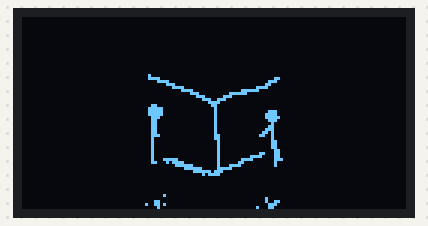
Bench run of a sketch on a simulated Arduino Uno, built with avr-gcc and run on an emulated ATmega328P. Shown: 128×64 one-colour display.

Above: at 2.21 s.
At 3.16 s:
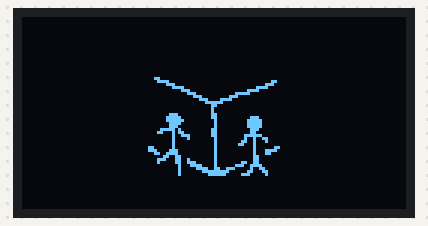
At 3.79 s:
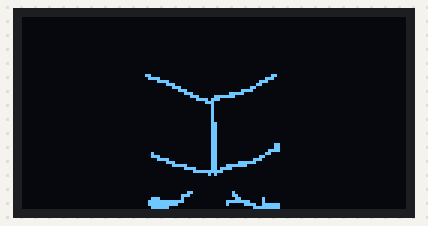
At 4.42 s:
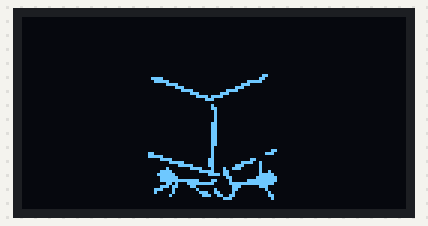

The sketch:

Parte_3.ino
```cpp
#include <SPI.h>
#include <Wire.h>
#include <Adafruit_GFX.h>
#include <Adafruit_SSD1306.h>
#include <Fonts/FreeSerif12pt7b.h>

#define x 0

Adafruit_SSD1306 display(-1);

// 'frame_0_delay-0', 48x48px
const unsigned char Frame1 [] PROGMEM = {
  0x00, 0x00, 0x00, 0x00, 0x00, 0x00, 0x00, 0x00, 0x00, 0x00, 0x00, 0x00, 0x20, 0x00, 0x00, 0x00,
  0x00, 0x00, 0x3c, 0x00, 0x00, 0x00, 0x00, 0x0c, 0x07, 0x80, 0x00, 0x00, 0x00, 0x38, 0x00, 0xe0,
  0x00, 0x00, 0x00, 0x60, 0x00, 0x3c, 0x00, 0x00, 0x03, 0xc0, 0x00, 0x07, 0x80, 0x00, 0x7e, 0x00,
  0x00, 0x00, 0xe0, 0x07, 0xe0, 0x00, 0x00, 0x00, 0x38, 0x1c, 0x00, 0x00, 0x00, 0x00, 0x0e, 0x70,
  0x00, 0x00, 0x00, 0x00, 0x03, 0xc0, 0x00, 0x00, 0x18, 0x00, 0x01, 0x80, 0x00, 0x00, 0x3e, 0x00,
  0x00, 0x80, 0x00, 0x00, 0x3e, 0x00, 0x00, 0x80, 0x00, 0x38, 0x3e, 0x00, 0x00, 0x80, 0x00, 0x78,
  0x1c, 0x00, 0x00, 0x80, 0x00, 0x7c, 0x18, 0x00, 0x00, 0x80, 0x00, 0x38, 0x18, 0x00, 0x00, 0x80,
  0x00, 0x10, 0x18, 0x00, 0x00, 0x80, 0x00, 0x30, 0x18, 0x00, 0x00, 0x80, 0x00, 0x70, 0x18, 0x00,
  0x00, 0x80, 0x00, 0xd0, 0x1c, 0x00, 0x00, 0xc0, 0x01, 0x90, 0x10, 0x00, 0x00, 0xc0, 0x00, 0x10,
  0x10, 0x00, 0x00, 0x40, 0x00, 0x18, 0x10, 0x00, 0x00, 0x40, 0x00, 0x18, 0x10, 0x00, 0x00, 0x40,
  0x00, 0x18, 0x10, 0x00, 0x00, 0x40, 0x00, 0x0c, 0x10, 0x00, 0x00, 0x40, 0x01, 0x8c, 0x10, 0x00,
  0x00, 0x40, 0x0f, 0x0c, 0x11, 0xf0, 0x00, 0x40, 0x78, 0x0e, 0x18, 0xbc, 0x00, 0x40, 0xc0, 0x08,
  0x00, 0x1f, 0x80, 0x47, 0x80, 0x08, 0x00, 0x03, 0xf0, 0x7c, 0x00, 0x00, 0x00, 0x00, 0x7e, 0xe0,
  0x00, 0x00, 0x00, 0x00, 0x0b, 0xc0, 0x00, 0x00, 0x00, 0x00, 0x00, 0x00, 0x00, 0x00, 0x00, 0x00,
  0x00, 0x00, 0x00, 0x00, 0x00, 0x00, 0x00, 0x00, 0x00, 0x00, 0x00, 0x00, 0x00, 0x00, 0x00, 0x00,
  0x00, 0x00, 0x00, 0x00, 0x00, 0x00, 0x00, 0x00, 0x00, 0x00, 0x00, 0x00, 0x01, 0x00, 0x00, 0x00,
  0x00, 0x00, 0x00, 0x00, 0x00, 0x00, 0x00, 0x40, 0x0c, 0x00, 0x00, 0x00, 0x00, 0x4c, 0x4d, 0x00,
  0x00, 0x00, 0x00, 0x38, 0x04, 0x00, 0x00, 0x00, 0x02, 0x30, 0x00, 0x00, 0x00, 0x00, 0x00, 0x00
};
// 'frame_1_delay-0', 48x48px
const unsigned char Frame2 [] PROGMEM = {
  0x00, 0x00, 0x00, 0x00, 0x00, 0x00, 0x00, 0x00, 0x00, 0x00, 0x00, 0x00, 0x00, 0x00, 0x00, 0x00,
  0x00, 0x00, 0x0c, 0x00, 0x00, 0x00, 0x00, 0x00, 0x07, 0x80, 0x00, 0x00, 0x00, 0x18, 0x00, 0xe0,
  0x00, 0x00, 0x00, 0x70, 0x00, 0x3c, 0x00, 0x00, 0x03, 0xc0, 0x00, 0x07, 0x00, 0x00, 0x1e, 0x00,
  0x00, 0x01, 0xc0, 0x01, 0xf0, 0x00, 0x00, 0x00, 0x70, 0x07, 0x00, 0x00, 0x00, 0x00, 0x1c, 0x3c,
  0x00, 0x00, 0x00, 0x00, 0x07, 0xe0, 0x00, 0x00, 0x00, 0x00, 0x01, 0x80, 0x00, 0x00, 0x00, 0x00,
  0x01, 0x00, 0x00, 0x00, 0x00, 0x00, 0x01, 0x00, 0x00, 0x00, 0x00, 0x70, 0x01, 0x80, 0x00, 0x00,
  0x00, 0xf8, 0x01, 0x80, 0x0e, 0x00, 0x00, 0xfc, 0x00, 0x80, 0x1f, 0x00, 0x00, 0x78, 0x00, 0x80,
  0x1f, 0x00, 0x00, 0x70, 0x00, 0x80, 0x1f, 0x00, 0x03, 0xe8, 0x01, 0x80, 0x0e, 0x00, 0x06, 0x2c,
  0x01, 0x80, 0x0c, 0x00, 0x00, 0x27, 0x01, 0x80, 0x3f, 0x00, 0x00, 0x21, 0x00, 0x80, 0x24, 0xc0,
  0x00, 0x20, 0x00, 0x80, 0x64, 0x40, 0x00, 0x20, 0x00, 0x80, 0xc4, 0x00, 0x30, 0x20, 0x00, 0x80,
  0x04, 0x0c, 0x38, 0x70, 0x00, 0x80, 0x04, 0x78, 0x0c, 0xf0, 0x00, 0x80, 0x04, 0x60, 0x01, 0x98,
  0x00, 0x80, 0x06, 0x00, 0x07, 0x19, 0x00, 0x80, 0x06, 0x00, 0x04, 0x19, 0xc0, 0x80, 0x66, 0x00,
  0x00, 0x08, 0xf0, 0x81, 0xcf, 0x00, 0x00, 0x08, 0x3c, 0xce, 0x09, 0x80, 0x00, 0x08, 0x0f, 0xf8,
  0x18, 0xc0, 0x00, 0x08, 0x03, 0xf0, 0x70, 0x40, 0x00, 0x00, 0x00, 0x00, 0x00, 0x00, 0x00, 0x00,
  0x00, 0x00, 0x00, 0x00, 0x00, 0x00, 0x00, 0x00, 0x00, 0x00, 0x00, 0x00, 0x00, 0x00, 0x00, 0x00,
  0x00, 0x00, 0x00, 0x00, 0x00, 0x00, 0x00, 0x00, 0x00, 0x00, 0x00, 0x00, 0x00, 0x00, 0x00, 0x00,
  0x00, 0x00, 0x00, 0x00, 0x00, 0x00, 0x00, 0x00, 0x00, 0x00, 0x00, 0x00, 0x00, 0x00, 0x00, 0x00,
  0x00, 0x00, 0x00, 0x00, 0x00, 0x00, 0x00, 0x00, 0x00, 0x00, 0x00, 0x00, 0x00, 0x00, 0x00, 0x00
};
// 'frame_2_delay-0', 48x48px
const unsigned char Frame3 [] PROGMEM = {
  0x00, 0x00, 0x00, 0x00, 0x00, 0x00, 0x00, 0x00, 0x00, 0x00, 0x00, 0x00, 0x00, 0x00, 0x00, 0x00,
  0x00, 0x00, 0x00, 0x00, 0x00, 0x00, 0x00, 0x38, 0x0f, 0x00, 0x00, 0x00, 0x00, 0x70, 0x01, 0x80,
  0x00, 0x00, 0x01, 0xc0, 0x00, 0xe0, 0x00, 0x00, 0x06, 0x00, 0x00, 0x3c, 0x00, 0x00, 0x18, 0x00,
  0x00, 0x07, 0x00, 0x00, 0xf0, 0x00, 0x00, 0x01, 0xe0, 0x07, 0x80, 0x00, 0x00, 0x00, 0x3e, 0x3e,
  0x00, 0x00, 0x00, 0x00, 0x07, 0xe0, 0x00, 0x00, 0x00, 0x00, 0x00, 0x80, 0x00, 0x00, 0x00, 0x00,
  0x01, 0x80, 0x00, 0x00, 0x00, 0x00, 0x01, 0x80, 0x00, 0x00, 0x00, 0x00, 0x01, 0x80, 0x00, 0x00,
  0x00, 0x00, 0x01, 0x80, 0x00, 0x00, 0x00, 0x00, 0x00, 0x80, 0x00, 0x00, 0x00, 0x00, 0x00, 0x80,
  0x00, 0x00, 0x00, 0x00, 0x70, 0x80, 0x00, 0x00, 0x00, 0x00, 0xf1, 0x83, 0x00, 0x00, 0x00, 0x00,
  0xf9, 0x87, 0x80, 0x00, 0x00, 0x00, 0xf9, 0x07, 0x80, 0x00, 0x00, 0x00, 0xf1, 0x0f, 0xc0, 0x00,
  0x00, 0x00, 0xe1, 0x0f, 0xc0, 0x00, 0x00, 0x01, 0xe1, 0x07, 0x80, 0x00, 0x30, 0x06, 0x71, 0x03,
  0x00, 0x04, 0x1c, 0x04, 0x71, 0x03, 0x80, 0x1e, 0x07, 0x44, 0x59, 0x87, 0x80, 0x60, 0x01, 0xf8,
  0x48, 0x87, 0x80, 0xc0, 0x00, 0x7e, 0x68, 0x87, 0xc3, 0x80, 0x00, 0x10, 0x48, 0x85, 0xce, 0x00,
  0x00, 0x00, 0x40, 0x85, 0x48, 0x00, 0x00, 0x01, 0xe0, 0x81, 0x40, 0x00, 0x00, 0x0f, 0x33, 0x21,
  0x00, 0x00, 0x00, 0x0c, 0x19, 0xe3, 0x80, 0x00, 0x00, 0x00, 0x08, 0x02, 0xc0, 0x00, 0x00, 0x00,
  0x18, 0x02, 0x40, 0x00, 0x00, 0x00, 0x18, 0x02, 0x70, 0x00, 0x00, 0x00, 0x10, 0x06, 0x10, 0x00,
  0x00, 0x00, 0x10, 0x07, 0x00, 0x00, 0x00, 0x00, 0x00, 0x02, 0x00, 0x00, 0x00, 0x00, 0x00, 0x00,
  0x00, 0x00, 0x00, 0x00, 0x00, 0x00, 0x00, 0x00, 0x00, 0x00, 0x00, 0x00, 0x00, 0x00, 0x00, 0x00,
  0x00, 0x00, 0x00, 0x00, 0x00, 0x00, 0x00, 0x00, 0x00, 0x00, 0x00, 0x00, 0x00, 0x00, 0x00, 0x00
};
// 'frame_3_delay-0', 48x48px
const unsigned char Frame4 [] PROGMEM = {
  0x00, 0x00, 0x00, 0x00, 0x00, 0x00, 0x00, 0x00, 0x00, 0x00, 0x00, 0x00, 0x20, 0x00, 0x00, 0x00,
  0x00, 0x30, 0x3c, 0x00, 0x00, 0x00, 0x00, 0x60, 0x07, 0x80, 0x00, 0x00, 0x01, 0xc0, 0x00, 0xe0,
  0x00, 0x00, 0x07, 0x00, 0x00, 0x3c, 0x00, 0x00, 0x3c, 0x00, 0x00, 0x07, 0x00, 0x01, 0xe0, 0x00,
  0x00, 0x01, 0xe0, 0x07, 0x00, 0x00, 0x00, 0x00, 0x70, 0x3c, 0x00, 0x00, 0x00, 0x00, 0x0e, 0xe0,
  0x00, 0x00, 0x00, 0x00, 0x03, 0x80, 0x00, 0x00, 0x00, 0x00, 0x01, 0x80, 0x00, 0x00, 0x00, 0x00,
  0x01, 0x80, 0x00, 0x00, 0x00, 0x00, 0x01, 0x80, 0x00, 0x00, 0x00, 0x00, 0x61, 0x80, 0x00, 0x00,
  0x00, 0x00, 0x70, 0x0e, 0x00, 0x00, 0x00, 0x00, 0x3c, 0x3a, 0x00, 0x00, 0x00, 0x00, 0x27, 0xe2,
  0x00, 0x00, 0x00, 0x07, 0x21, 0x86, 0x00, 0x00, 0x00, 0x07, 0xe0, 0x86, 0x00, 0x00, 0x00, 0x03,
  0x00, 0x03, 0xf0, 0x00, 0x00, 0x01, 0x80, 0x30, 0x10, 0x00, 0x00, 0x00, 0x8c, 0xf8, 0x30, 0x00,
  0x00, 0x03, 0x9f, 0xf8, 0x30, 0x00, 0x00, 0x0e, 0x1f, 0xf8, 0x3c, 0x00, 0x00, 0x0d, 0xdf, 0x7c,
  0x18, 0x00, 0x20, 0x01, 0xff, 0x7f, 0x00, 0x1c, 0x3e, 0x00, 0x0e, 0x71, 0xc0, 0x70, 0x0f, 0x80,
  0x0e, 0x70, 0x40, 0xc0, 0x03, 0xf0, 0x0b, 0xf0, 0x03, 0x80, 0x00, 0x78, 0x09, 0xf0, 0x06, 0x00,
  0x00, 0x07, 0x08, 0x70, 0x0c, 0x00, 0x00, 0x03, 0x88, 0x70, 0x18, 0x00, 0x00, 0x00, 0x08, 0x30,
  0xf0, 0x00, 0x00, 0x00, 0x7c, 0x38, 0x00, 0x00, 0x00, 0x00, 0xc4, 0x6c, 0x00, 0x00, 0x00, 0x00,
  0x84, 0xcc, 0x00, 0x00, 0x00, 0x00, 0x04, 0xc4, 0x00, 0x00, 0x00, 0x00, 0x04, 0xc6, 0x00, 0x00,
  0x00, 0x00, 0x06, 0x86, 0x00, 0x00, 0x00, 0x00, 0x06, 0x06, 0x00, 0x00, 0x00, 0x00, 0x04, 0x03,
  0x00, 0x00, 0x00, 0x00, 0x04, 0x00, 0x00, 0x00, 0x00, 0x00, 0x00, 0x00, 0x00, 0x00, 0x00, 0x00,
  0x00, 0x00, 0x00, 0x00, 0x00, 0x00, 0x00, 0x00, 0x00, 0x00, 0x00, 0x00, 0x00, 0x00, 0x00, 0x00
};
// 'frame_4_delay-0', 48x48px
const unsigned char Frame5 [] PROGMEM = {
  0x00, 0x00, 0x00, 0x00, 0x00, 0x00, 0x00, 0x00, 0x00, 0x00, 0x00, 0x00, 0x38, 0x00, 0x00, 0x00,
  0x00, 0x30, 0x1f, 0x00, 0x00, 0x00, 0x00, 0xe0, 0x01, 0xc0, 0x00, 0x00, 0x07, 0x80, 0x00, 0x70,
  0x00, 0x00, 0x1c, 0x00, 0x00, 0x1e, 0x00, 0x00, 0xf0, 0x00, 0x00, 0x03, 0x80, 0x03, 0x80, 0x00,
  0x00, 0x00, 0xe0, 0x1c, 0x00, 0x00, 0x00, 0x00, 0x3c, 0x70, 0x00, 0x00, 0x00, 0x00, 0x07, 0xc0,
  0x00, 0x00, 0x00, 0x00, 0x03, 0x80, 0x00, 0x00, 0x00, 0x00, 0x03, 0x00, 0x00, 0x00, 0x00, 0x00,
  0x03, 0x00, 0x00, 0x00, 0x00, 0x00, 0x03, 0x00, 0x80, 0x00, 0x00, 0x01, 0x83, 0x00, 0x00, 0x00,
  0x00, 0x00, 0x03, 0x00, 0x00, 0x00, 0x00, 0x00, 0x01, 0x0c, 0x00, 0x00, 0x00, 0x08, 0x01, 0x00,
  0x20, 0x00, 0x00, 0x08, 0x01, 0x00, 0x00, 0x00, 0x06, 0x00, 0x43, 0x00, 0x00, 0x00, 0x00, 0x00,
  0x43, 0x00, 0x00, 0x00, 0x00, 0x00, 0xc3, 0x00, 0x00, 0x00, 0x00, 0x00, 0x81, 0x08, 0x80, 0x00,
  0x00, 0x08, 0x81, 0x00, 0x80, 0x00, 0x00, 0x1f, 0x01, 0x00, 0xc0, 0x00, 0x00, 0x3f, 0x01, 0x00,
  0xf8, 0x00, 0x01, 0xff, 0x01, 0x80, 0xfc, 0x0c, 0x30, 0x1f, 0x01, 0x80, 0x7c, 0x3c, 0x3c, 0x01,
  0x01, 0x00, 0x7c, 0x40, 0x07, 0x01, 0x81, 0x00, 0x3c, 0x00, 0x01, 0xc0, 0xc0, 0x00, 0x7f, 0x00,
  0x00, 0x7c, 0x60, 0xe1, 0xc1, 0x00, 0x00, 0x0c, 0x7c, 0x3f, 0x00, 0x00, 0x00, 0x00, 0x22, 0x06,
  0x30, 0x00, 0x00, 0x00, 0x20, 0x22, 0x00, 0x00, 0x00, 0x00, 0x21, 0xe3, 0x00, 0x00, 0x00, 0x00,
  0x23, 0x43, 0x00, 0x00, 0x00, 0x00, 0x20, 0x03, 0x00, 0x00, 0x00, 0x00, 0x30, 0x06, 0x00, 0x00,
  0x00, 0x00, 0x30, 0x04, 0x00, 0x00, 0x00, 0x00, 0x10, 0x00, 0x00, 0x00, 0x00, 0x00, 0x00, 0x00,
  0x00, 0x00, 0x00, 0x00, 0x00, 0x00, 0x00, 0x00, 0x00, 0x00, 0x00, 0x00, 0x00, 0x00, 0x00, 0x00,
  0x00, 0x00, 0x00, 0x00, 0x00, 0x00, 0x00, 0x00, 0x00, 0x00, 0x00, 0x00, 0x00, 0x00, 0x00, 0x00
};
// 'frame_5_delay-0', 48x48px
const unsigned char Frame6 [] PROGMEM = {
  0x00, 0x00, 0x00, 0x00, 0x00, 0x00, 0x00, 0x00, 0x00, 0x00, 0x00, 0x00, 0x00, 0x00, 0x00, 0x00,
  0x00, 0xc0, 0x1e, 0x00, 0x00, 0x00, 0x01, 0x80, 0x0f, 0x80, 0x00, 0x00, 0x1f, 0x00, 0x00, 0xf0,
  0x00, 0x00, 0x70, 0x00, 0x00, 0x1c, 0x00, 0x01, 0xc0, 0x00, 0x00, 0x07, 0x80, 0x0f, 0x00, 0x00,
  0x00, 0x00, 0xe0, 0x38, 0x00, 0x00, 0x00, 0x00, 0x3d, 0xe0, 0x00, 0x00, 0x00, 0x00, 0x07, 0x00,
  0x00, 0x00, 0x00, 0x00, 0x00, 0x00, 0x00, 0x00, 0x00, 0x00, 0x01, 0x00, 0x00, 0x00, 0x00, 0x00,
  0x01, 0x80, 0x00, 0x00, 0x00, 0x00, 0x00, 0x80, 0x00, 0x00, 0x00, 0x00, 0x00, 0x80, 0x00, 0x00,
  0x00, 0x00, 0x00, 0x80, 0x00, 0x00, 0x00, 0x00, 0x00, 0x80, 0x00, 0x00, 0x00, 0x00, 0x01, 0x80,
  0x00, 0x00, 0x00, 0x00, 0x01, 0x80, 0x00, 0x00, 0x00, 0x00, 0x01, 0x80, 0x00, 0x00, 0x00, 0x00,
  0x01, 0x80, 0x00, 0x00, 0x00, 0x00, 0x01, 0x80, 0x00, 0x00, 0x00, 0x00, 0x01, 0x80, 0x00, 0x00,
  0x00, 0x00, 0x01, 0x80, 0x00, 0x00, 0x00, 0x00, 0x01, 0x80, 0x00, 0x00, 0x00, 0x00, 0x01, 0x00,
  0x00, 0x00, 0x00, 0x00, 0x01, 0x00, 0x00, 0x18, 0x30, 0x00, 0x01, 0x00, 0x00, 0x70, 0x3e, 0x00,
  0x01, 0x00, 0x00, 0x00, 0x03, 0xc0, 0x03, 0x00, 0x0c, 0x00, 0x00, 0x7c, 0x03, 0x00, 0x79, 0x00,
  0x00, 0x0f, 0x83, 0x01, 0xc1, 0x00, 0x00, 0x80, 0xf1, 0x13, 0x81, 0x00, 0x03, 0xc0, 0x1f, 0x18,
  0x01, 0x20, 0x07, 0xe0, 0x03, 0xd8, 0x01, 0xf0, 0x03, 0xf0, 0x00, 0x0c, 0x03, 0xf8, 0x03, 0xff,
  0xe1, 0x84, 0x1f, 0xf8, 0x00, 0xd1, 0xff, 0x07, 0xff, 0xf0, 0x03, 0xb0, 0xc0, 0x03, 0x81, 0xc0,
  0x0e, 0x20, 0x20, 0x83, 0x00, 0x40, 0x08, 0x20, 0x1c, 0xc2, 0x00, 0x20, 0x00, 0x40, 0x0e, 0x66,
  0x00, 0x30, 0x00, 0x00, 0x00, 0x1c, 0x00, 0x10, 0x00, 0x00, 0x00, 0x00, 0x00, 0x00, 0x00, 0x00,
  0x00, 0x00, 0x00, 0x00, 0x00, 0x00, 0x00, 0x00, 0x00, 0x00, 0x00, 0x00, 0x00, 0x00, 0x00, 0x00
};
// 'frame_6_delay-0', 48x48px
const unsigned char Frame7 [] PROGMEM = {
  0x00, 0x00, 0x00, 0x00, 0x00, 0x00, 0x00, 0x00, 0x00, 0x00, 0x00, 0x00, 0x10, 0x00, 0x00, 0x00,
  0x00, 0x20, 0x1c, 0x00, 0x00, 0x00, 0x00, 0xe0, 0x06, 0x00, 0x00, 0x00, 0x03, 0x80, 0x03, 0x00,
  0x00, 0x00, 0x0e, 0x00, 0x01, 0xc0, 0x00, 0x00, 0x78, 0x00, 0x00, 0x70, 0x00, 0x03, 0xc0, 0x00,
  0x00, 0x1e, 0x00, 0x1e, 0x00, 0x00, 0x00, 0x03, 0xc0, 0x70, 0x00, 0x00, 0x00, 0x00, 0x78, 0xc0,
  0x00, 0x00, 0x00, 0x00, 0x0f, 0x00, 0x00, 0x00, 0x00, 0x00, 0x01, 0x00, 0x00, 0x00, 0x00, 0x00,
  0x01, 0x00, 0x00, 0x00, 0x00, 0x00, 0x01, 0x00, 0x00, 0x00, 0x00, 0x00, 0x01, 0x00, 0x00, 0x00,
  0x00, 0x00, 0x01, 0x00, 0x00, 0x00, 0x00, 0x00, 0x01, 0x00, 0x00, 0x00, 0x00, 0x00, 0x01, 0x00,
  0x00, 0x00, 0x00, 0x00, 0x01, 0x00, 0x00, 0x00, 0x00, 0x00, 0x01, 0x00, 0x00, 0x00, 0x00, 0x00,
  0x01, 0x00, 0x00, 0x00, 0x00, 0x00, 0x01, 0x00, 0x00, 0x00, 0x00, 0x00, 0x01, 0x00, 0x00, 0x00,
  0x00, 0x00, 0x01, 0x00, 0x00, 0x00, 0x00, 0x00, 0x01, 0x00, 0x00, 0x00, 0x00, 0x00, 0x01, 0x00,
  0x00, 0x00, 0x00, 0x00, 0x01, 0x00, 0x00, 0x18, 0x10, 0x00, 0x01, 0x00, 0x00, 0x70, 0x1e, 0x00,
  0x01, 0x00, 0x07, 0xc0, 0x03, 0xe0, 0x01, 0x00, 0x1e, 0x00, 0x00, 0x7e, 0x01, 0x00, 0xe0, 0x00,
  0x00, 0x03, 0x81, 0x07, 0x80, 0x00, 0x00, 0x00, 0xe1, 0x1c, 0x00, 0x00, 0x00, 0x00, 0x3d, 0x70,
  0x00, 0x00, 0x00, 0x00, 0x07, 0x40, 0x00, 0x00, 0x04, 0x00, 0x00, 0x00, 0x00, 0x00, 0x06, 0x00,
  0x00, 0x00, 0x08, 0x00, 0x03, 0x00, 0x00, 0x00, 0x08, 0x00, 0x1d, 0x00, 0x00, 0x00, 0x0c, 0x00,
  0x1f, 0x00, 0x00, 0x10, 0x06, 0x00, 0x3f, 0x81, 0xf8, 0x1f, 0xf3, 0x30, 0x1f, 0xff, 0x80, 0x00,
  0x7f, 0xf8, 0x0f, 0x87, 0x80, 0x01, 0x83, 0xfc, 0x1c, 0x00, 0xf8, 0x07, 0x03, 0x7c, 0x00, 0x00,
  0x08, 0x1c, 0x03, 0x38, 0x00, 0x00, 0x00, 0x00, 0x01, 0x00, 0x00, 0x00, 0x00, 0x00, 0x00, 0x00
};
// 'frame_7_delay-0', 48x48px
const unsigned char Frame8 [] PROGMEM = {
  0x00, 0x00, 0x00, 0x00, 0x00, 0x00, 0x00, 0x00, 0x00, 0x00, 0x00, 0x00, 0x60, 0x00, 0x00, 0x00,
  0x00, 0x18, 0x3c, 0x00, 0x00, 0x00, 0x00, 0x70, 0x07, 0x80, 0x00, 0x00, 0x01, 0xc0, 0x00, 0xe0,
  0x00, 0x00, 0x03, 0x00, 0x00, 0x38, 0x00, 0x00, 0x0c, 0x00, 0x00, 0x0e, 0x00, 0x00, 0x78, 0x00,
  0x00, 0x03, 0x80, 0x07, 0xc0, 0x00, 0x00, 0x00, 0xe0, 0xfe, 0x00, 0x00, 0x00, 0x00, 0x3d, 0xc0,
  0x00, 0x00, 0x00, 0x00, 0x07, 0x00, 0x00, 0x00, 0x00, 0x00, 0x01, 0x00, 0x00, 0x00, 0x00, 0x00,
  0x01, 0x00, 0x00, 0x00, 0x00, 0x00, 0x01, 0x00, 0x00, 0x00, 0x00, 0x00, 0x01, 0x00, 0x00, 0x00,
  0x00, 0x00, 0x01, 0x00, 0x00, 0x00, 0x00, 0x00, 0x01, 0x00, 0x00, 0x00, 0x00, 0x00, 0x01, 0x80,
  0x00, 0x00, 0x00, 0x00, 0x01, 0x80, 0x00, 0x00, 0x00, 0x00, 0x01, 0x80, 0x00, 0x00, 0x00, 0x00,
  0x01, 0x80, 0x00, 0x00, 0x00, 0x00, 0x01, 0x80, 0x00, 0x00, 0x00, 0x00, 0x01, 0x80, 0x00, 0x00,
  0x00, 0x00, 0x01, 0x80, 0x00, 0x00, 0x00, 0x00, 0x01, 0x80, 0x00, 0x0c, 0x00, 0x00, 0x01, 0x80,
  0x00, 0x0c, 0x00, 0x00, 0x01, 0x80, 0x00, 0x3c, 0x10, 0x00, 0x01, 0x80, 0x00, 0x60, 0x1c, 0x00,
  0x01, 0x80, 0x01, 0x80, 0x07, 0x80, 0x01, 0x80, 0x07, 0x00, 0x00, 0xe0, 0x01, 0x80, 0xfc, 0x00,
  0x00, 0x3e, 0x01, 0x8f, 0xe0, 0x00, 0x00, 0x03, 0xc1, 0xbc, 0x00, 0x00, 0x00, 0x00, 0x7f, 0xe0,
  0x00, 0x00, 0x00, 0x00, 0x02, 0x80, 0x00, 0x00, 0x00, 0x00, 0x00, 0x00, 0x00, 0x00, 0x00, 0x00,
  0x00, 0x00, 0x00, 0x00, 0x00, 0x00, 0x00, 0x00, 0x00, 0x00, 0x00, 0x00, 0x00, 0x00, 0x00, 0x00,
  0x00, 0x00, 0x00, 0x00, 0x00, 0x00, 0x00, 0x01, 0x80, 0x02, 0x00, 0x00, 0x00, 0x07, 0x00, 0x03,
  0x00, 0x00, 0x1c, 0x04, 0x00, 0x01, 0x80, 0x80, 0x3f, 0xfc, 0x00, 0x0f, 0xf0, 0x80, 0x3f, 0xf0,
  0x00, 0x08, 0x3c, 0xfc, 0x1f, 0x80, 0x00, 0x00, 0x07, 0xfc, 0x00, 0x00, 0x00, 0x00, 0x00, 0x00
};

void setup() {
  Serial.begin(115200);

  if(!display.begin(SSD1306_SWITCHCAPVCC, 0x3C)) {
    Serial.println(F("SSD1306 allocation failed"));
    for(;;);
  }
  delay(2000); // Pausa por 2 segundos

  // Limpa o display
  display.clearDisplay();

}

void loop() {
  // Desenha um bitmap na tela
  display.drawBitmap(40, 17, Frame1, 48, 48, 1); // Coordenada X, coordenada Y, nome da imagem,
                                                               // tamanho na coordenada x, tamanho na coordenada y, nome do arquivo bitmap (sempre 1)
  display.display();
  delay(x);
  display.clearDisplay();

  display.drawBitmap(40, 17, Frame2, 48, 48, 1); // Coordenada X, coordenada Y, nome da imagem,
                                                               // tamanho na coordenada x, tamanho na coordenada y, nome do arquivo bitmap (sempre 1)
  display.display();
  delay(x);
  display.clearDisplay();

  display.drawBitmap(40, 17, Frame3, 48, 48, 1); // Coordenada X, coordenada Y, nome da imagem,
                                                               // tamanho na coordenada x, tamanho na coordenada y, nome do arquivo bitmap (sempre 1)
  display.display();
  delay(x);
  display.clearDisplay();

  display.drawBitmap(40, 17, Frame4, 48, 48, 1); // Coordenada X, coordenada Y, nome da imagem,
                                                               // tamanho na coordenada x, tamanho na coordenada y, nome do arquivo bitmap (sempre 1)
  display.display();
  delay(x);
  display.clearDisplay();

  display.drawBitmap(40, 17, Frame5, 48, 48, 1); // Coordenada X, coordenada Y, nome da imagem,
                                                               // tamanho na coordenada x, tamanho na coordenada y, nome do arquivo bitmap (sempre 1)
  display.display();
  delay(x);
  display.clearDisplay();

  display.drawBitmap(40, 17, Frame6, 48, 48, 1); // Coordenada X, coordenada Y, nome da imagem,
                                                               // tamanho na coordenada x, tamanho na coordenada y, nome do arquivo bitmap (sempre 1)
  display.display();
  delay(x);
  display.clearDisplay();

  display.drawBitmap(40, 17, Frame7, 48, 48, 1); // Coordenada X, coordenada Y, nome da imagem,
                                                               // tamanho na coordenada x, tamanho na coordenada y, nome do arquivo bitmap (sempre 1)
  display.display();
  delay(x);
  display.clearDisplay();

  display.drawBitmap(40, 17, Frame8, 48, 48, 1); // Coordenada X, coordenada Y, nome da imagem,
                                                               // tamanho na coordenada x, tamanho na coordenada y, nome do arquivo bitmap (sempre 1)
  display.display();
  delay(x);
  display.clearDisplay();

}
```

Measured:
- by itself, everything shown: repeats every 2.5 s, in 8 steps
